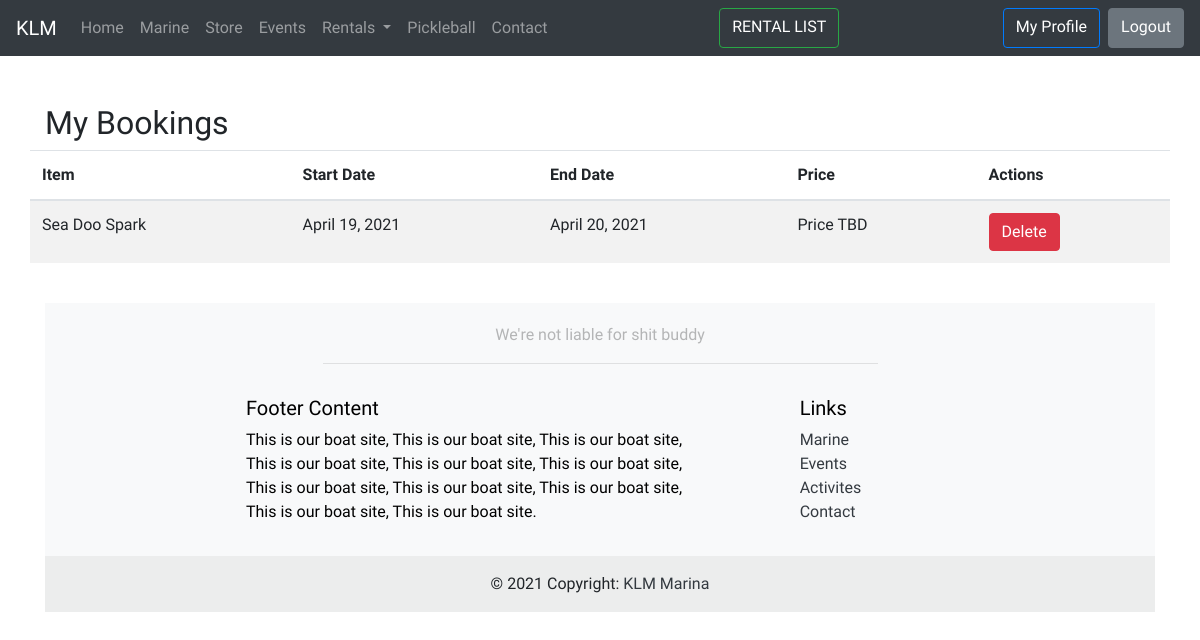
The app's page /bookings/ (signed in) with its own data.
### boats/models.py (models this page shows)
class Booking(models.Model):
	startDay = models.DateField()
	endDay = models.DateField()
	rentalItem = models.ForeignKey('RentalItem', on_delete=models.CASCADE)
	user = models.ForeignKey(AUTH_USER_MODEL, on_delete=models.CASCADE)

class RentalItem(models.Model):
	name = models.CharField(max_length=120)
	description = models.TextField()
	image = models.ImageField(upload_to='images')
	dayPrice = models.DecimalField(max_digits=10, decimal_places=2)
	weekPrice = models.DecimalField(max_digits=10, decimal_places=2)
	def __str__(self):
		return self.name

### boats/views.py (the view)
# urls.py: path('bookings/', boat_views.bookings_view, name='bookings'),
def bookings_view(request):
	isAuthenticated = True
	if (request.user.is_authenticated):
		bookings = Booking.objects.filter(user=request.user)
	else:
		bookings = None
		isAuthenticated = False
	context = {
		"bookings": bookings,
		"noBookings": bookings.count() == 0 if bookings != None else True,
		"isAuthenticated": isAuthenticated
	}
	return render(request, 'boats/bookings.html', context)

### boats/templates/boats/bookings.html
{% extends 'base.html' %}
{% load static %}
{% block main_content %}
<div class='container top-container pt-4'>
	<div class="row pt-4">
		<div class="col-12">
			<h2>My Bookings</h2>
		</div>
	</div>
	<div class="row">
		<table class="table table-striped">
			<thead>
				<tr>
					<th scope="col">Item</th>
					<th scope="col">Start Date</th>
					<th scope="col">End Date</th>
					<th scope="col">Price</th>
					<th scope="col">Actions</th>
				</tr>
			</thead>
			{% if noBookings %}
			</table>
			<div class="row w-100">
				<div class="col-12 w-100 text-center">
					{% if not isAuthenticated %}
					<p>Sign In to View Bookings</p>
					{% else %}
					<p>No Bookings Yet</p>
					{% endif %}
				</div>
			</div>
			<div class="row w-100">
				<div class="col-12 w-100 text-center">
					{% if not isAuthenticated %}
					<a class="btn btn-success" href="{% url 'login' %}">Login</a>
					{% else %}
					<a class="btn btn-success" href="{% url 'activities' %}">View Activities</a>
					{% endif %}
				</div>
			</div>
			{% else %}
			<tbody>
				{% for booking in bookings %}
					<tr>
						<td scope="col">{{booking.rentalItem}}</td>
						<td scope="col">{{booking.startDay}}</td>
						<td scope="col">{{booking.endDay}}</td>
						<td scope="col">Price TBD</td>
						<td scope="col"><a class="btn btn-danger" href="{% url 'delete' booking_id=booking.pk%}">Delete</a></td>
					</tr>
				{% endfor %}
			</tbody>
		</table>
		{% endif %}
</div>
{% endblock %}

### static/css/main.css (style rules this page uses)
html, body { font-family: 'Josefin Sans', serif; height: 100%; width: 100%; }
.top-container { margin-top: 56px; }

### records on screen
Booking: rentalItem "Sea Doo Spark", startDay "April 19, 2021", endDay "April 20, 2021"
